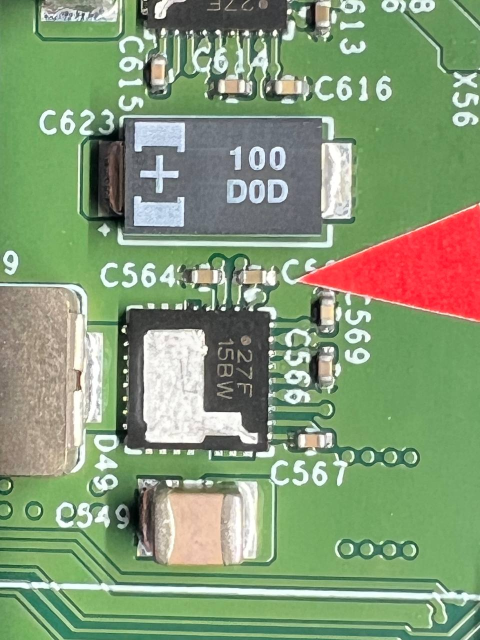
#> input picture media/photo_2025-02-02_18-47-09.jpg, 960 x 1280 px, found by its file name (shown at 1/2 size)
$ jupyter execute --allow-errors network2.ipynb
#> lines starting #> are read from the running program, lines starting #| are printed output that depends on the picture; after the words box and inside, x2 and y2 are one past the last pixel; in counts of white or black regions, pixels touching at a corner belong together
[cell 1]
import torch
import torchvision
import torchvision.transforms as transforms
from torchvision.datasets import ImageFolder
from torch.utils.data import DataLoader
import os


#> (the rest of this cell did not finish here and is left out)

[cell 2]
import torch.nn as nn
from torchvision import models


#> (the rest of this cell did not finish here and is left out)

[cell 3]
from torch import save


def train_model(model, train_loader, val_loader, criterion, optimizer, num_epochs=20):

    best_accuracy = 0.0
    for epoch in range(num_epochs):
        print(f"Эпоха {epoch+1}/{num_epochs}")

        model.train()
        running_loss = 0.0

        for inputs, labels in train_loader:
            inputs, labels = inputs.to(device), labels.to(device)

            optimizer.zero_grad()
            outputs = model(inputs)
            loss = criterion(outputs, labels)
            loss.backward()
            optimizer.step()

            running_loss += loss.item()

        print(f"Средняя потеря на обучении: {running_loss / len(train_loader)}")

        model.eval()
        correct = 0
        total = 0

        with torch.no_grad():
            for inputs, labels in val_loader:
                inputs, labels = inputs.to(device), labels.to(device)
                outputs = model(inputs)
                _, predicted = torch.max(outputs, 1)
                total += labels.size(0)
                correct += (predicted == labels).sum().item()

        accuracy = 100 * correct / total
        print(f"Точность на валидации: {accuracy:.2f}%")
        if accuracy > best_accuracy:
            best_accuracy = accuracy
            save(model.state_dict(), "defect_model.pth")
            print("Сохранена модель с аккуратностью: ", accuracy)

#> (the rest of this cell did not finish here and is left out)

[cell 4]
correct = 0
total = 0

#> (the rest of this cell did not finish here and is left out)

[cell 5]
import cv2
import numpy as np
import os

def remove_red_triangle(image_path, save_path):
#> called with save_path = 'new_photo.jpg'
    image = cv2.imread(image_path)
#> image is the input picture: shape (1280, 960, 3); mean B, G, R 118.5, 153.6, 133.4
    if image is None:
        print(f"Ошибка загрузки {image_path}")
        return

    hsv = cv2.cvtColor(image, cv2.COLOR_BGR2HSV)
#> hsv: shape (1280, 960, 3); mean H, S, V 58.9, 74.2, 162.7

    lower_red1 = np.array([0, 120, 70])
    upper_red1 = np.array([10, 255, 255])
    lower_red2 = np.array([170, 120, 70])
    upper_red2 = np.array([180, 255, 255])

    mask1 = cv2.inRange(hsv, lower_red1, upper_red1)
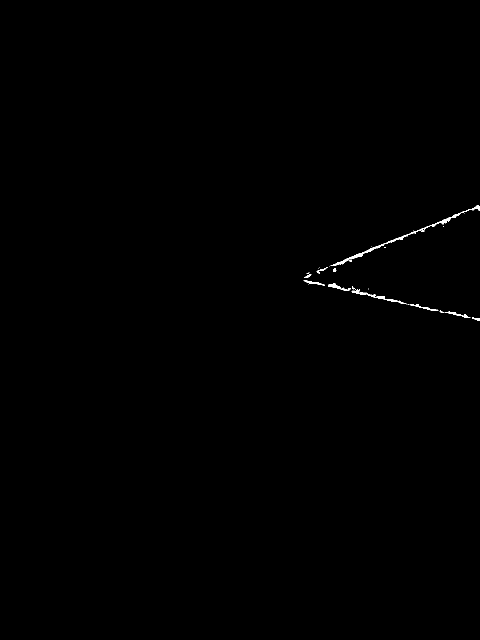
#> mask1: shape (1280, 960) (shown at 1/2 size); 0.21% white; 32 white regions (19 under 20 px), largest, box (x1, y1, x2, y2) and area: (661, 410, 960, 532) 1181, (703, 578, 814, 609) 405, (820, 608, 874, 622) 160
    mask2 = cv2.inRange(hsv, lower_red2, upper_red2)
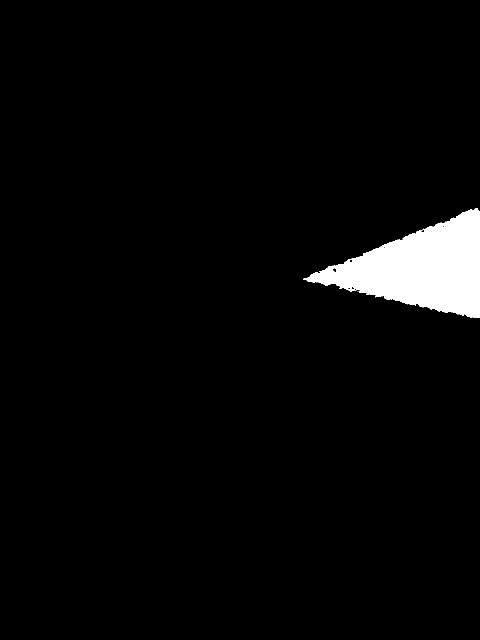
#> mask2: shape (1280, 960) (shown at 1/2 size); 3.3% white; 4 white regions (3 under 20 px), largest, box (x1, y1, x2, y2) and area: (607, 417, 960, 636) 39963
    mask = mask1 + mask2
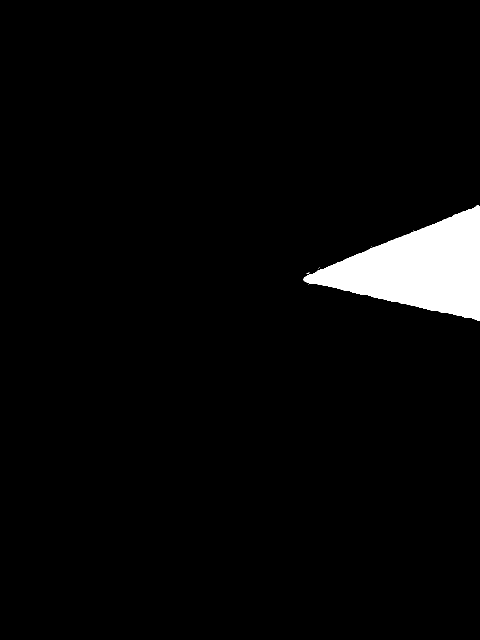
#> mask: shape (1280, 960) (shown at 1/2 size); 3.5% white; 7 white regions (6 under 20 px)

    contours, _ = cv2.findContours(mask, cv2.RETR_EXTERNAL, cv2.CHAIN_APPROX_SIMPLE)
#> contours = 7 contours, 6 with area under 20; largest, box (x1, y1, x2, y2) and area: (607, 410, 960, 642) 42055

    for contour in contours:
        x, y, w, h = cv2.boundingRect(contour)
        roi = image[y:y+h, x:x+w]
        blurred = cv2.GaussianBlur(roi, (15, 15), 0)
        image[y:y+h, x:x+w] = blurred
#> this loop made 7 passes
#> (x, y, w, h, blurred) on passes 1, 3, 4, 5, 6: (617, 568, 1, 1, [[98, 128, 187]]), (637, 536, 1, 1, [[66, 86, 127]]), (639, 535, 1, 1, [[67, 89, 130]]), (743, 492, 1, 1, [[77, 100, 145]]), (827, 460, 1, 1, [[90, 115, 171]])
#> (x, y, w, h) on passes 2, 7: (613, 545, 6, 3), (607, 410, 353, 232)
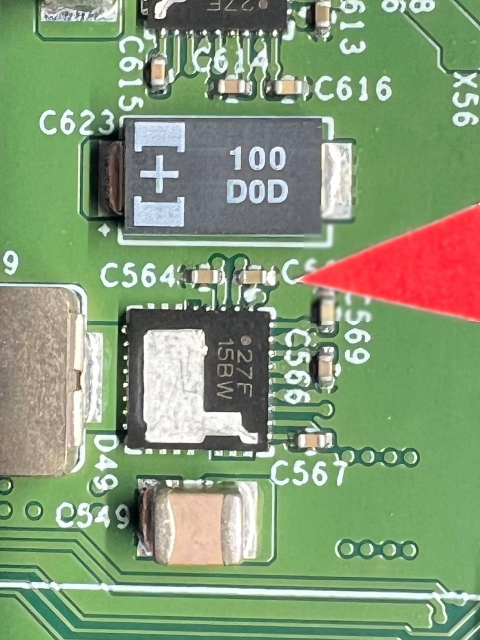
#> image: shape (1280, 960, 3) (shown at 1/2 size); 6.43% of pixels changed, all inside (x1, y1, x2, y2) = (607, 410, 960, 642)
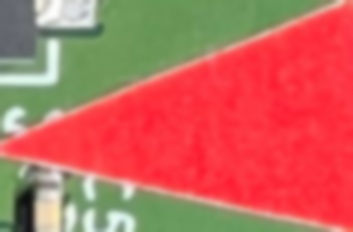
#> roi: shape (232, 353, 3); mean B, G, R 91.9, 103.5, 196.9

    cv2.imwrite(save_path, image)
    print(f"Обработанное изображение сохранено в {save_path}")

remove_red_triangle("dataset/val/defect/photo_2025-02-02_18-47-09.jpg", "new_photo.jpg")

$ run again, with media/photo_2025-02-02_18-42-53.jpg copied over media/photo_2025-02-02_18-47-09.jpg
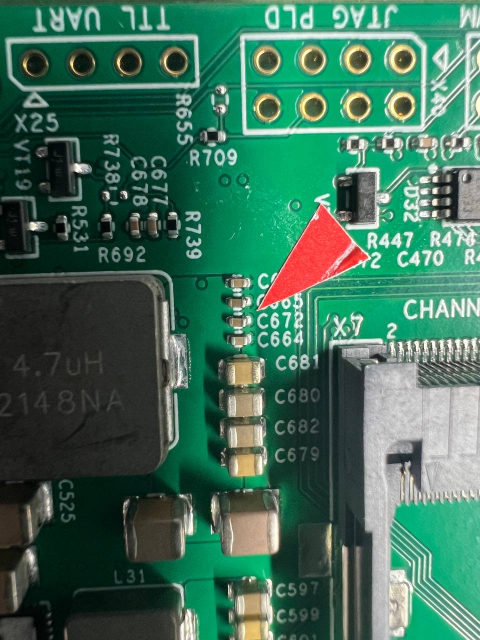
#> input picture media/photo_2025-02-02_18-42-53.jpg, 960 x 1280 px, found by its file name (shown at 1/2 size)
#> in remove_red_triangle, image is the input picture: shape (1280, 960, 3); mean B, G, R 89.8, 109.9, 63.8
#> hsv: shape (1280, 960, 3); mean H, S, V 66.1, 130.4, 113.2
#> in remove_red_triangle, `mask1 = cv2.inRange(hsv, lower_red1, upper_red1)`:
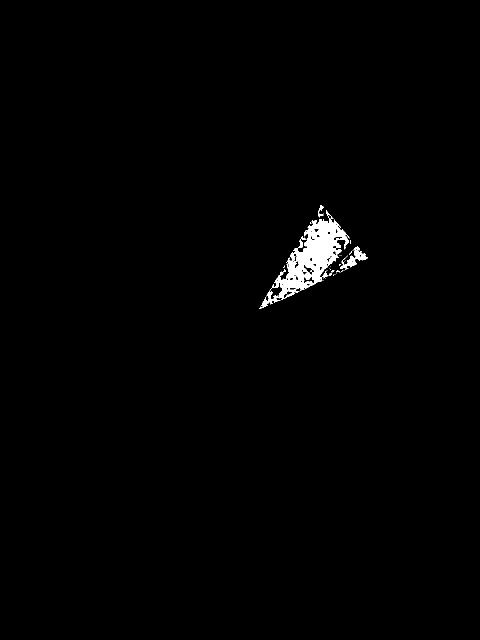
#> mask1: shape (1280, 960) (shown at 1/2 size); 0.93% white; 34 white regions (29 under 20 px), largest, box (x1, y1, x2, y2) and area: (519, 420, 699, 618) 10219, (680, 493, 735, 540) 787, (597, 472, 612, 496) 133, (636, 410, 648, 435) 118, (658, 546, 664, 552) 20
#> mask2: shape (1280, 960); 0.37% white; 74 white regions (36 under 20 px), largest, box (x1, y1, x2, y2) and area: (665, 469, 701, 515) 558, (631, 416, 669, 449) 462, (539, 565, 564, 598) 391
#> mask: shape (1280, 960); 1.3% white; 2 white regions
#> contours = 2 contours; box (x1, y1, x2, y2) and area: (519, 410, 702, 618) 14088, (656, 493, 735, 555) 1484
#> the loop in remove_red_triangle, `for contour in contours:` made 2 passes
#> (x, y, w, h) on passes 1 to 2: (656, 493, 79, 62), (519, 410, 183, 208)
#> after the loop in remove_red_triangle, `for contour in contours:`:
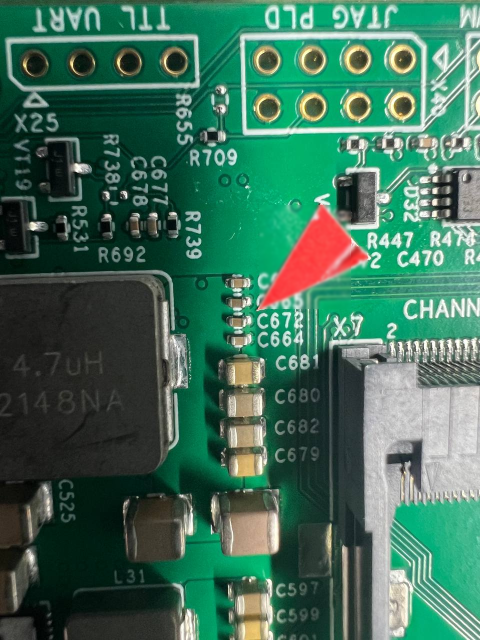
#> image: shape (1280, 960, 3) (shown at 1/2 size); 3.24% of pixels changed, all inside (x1, y1, x2, y2) = (519, 410, 735, 618)

$ run again, with media/photo_2025-02-02_18-42-59.jpg copied over media/photo_2025-02-02_18-47-09.jpg
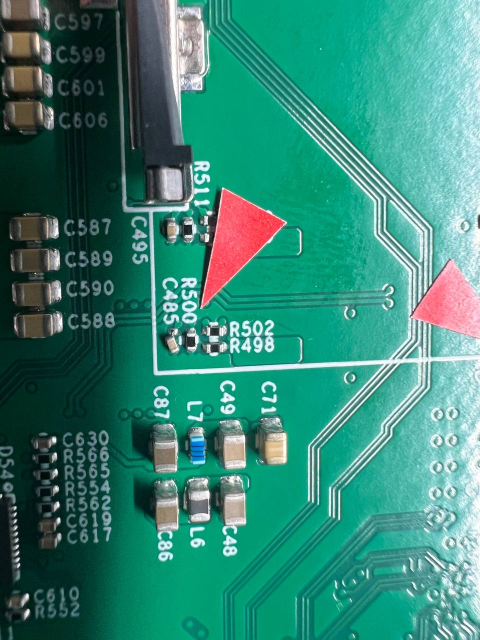
#> input picture media/photo_2025-02-02_18-42-59.jpg, 960 x 1280 px, found by its file name (shown at 1/2 size)
#> in remove_red_triangle, image is the input picture: shape (1280, 960, 3); mean B, G, R 118.3, 133.6, 55.5
#> hsv: shape (1280, 960, 3); mean H, S, V 85.6, 174.3, 137.8
#> in remove_red_triangle, `mask1 = cv2.inRange(hsv, lower_red1, upper_red1)`:
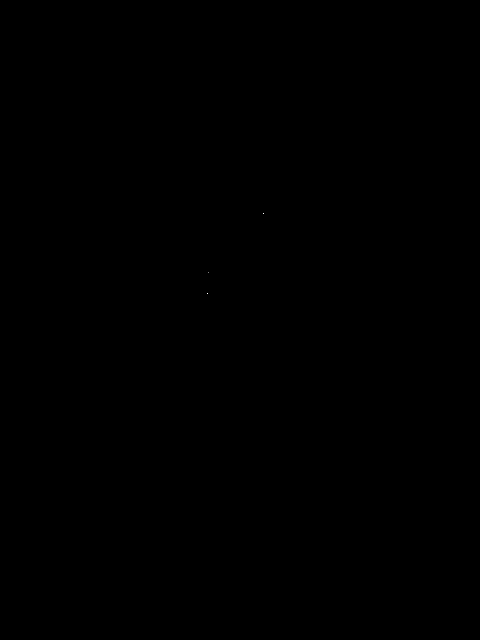
#> mask1: shape (1280, 960) (shown at 1/2 size); 0% white in thin lines or dots, all inside (x1, y1, x2, y2) = (414, 426, 527, 588)
#> mask2: shape (1280, 960); 1.5% white; 23 white regions (20 under 20 px), largest, box (x1, y1, x2, y2) and area: (405, 380, 569, 611) 15727, (834, 567, 893, 649) 2809, (888, 610, 902, 622) 68
#> mask: shape (1280, 960); 1.5% white; 23 white regions (20 under 20 px)
#> contours = 23 contours, 20 with area under 20; largest, box (x1, y1, x2, y2) and area: (405, 380, 569, 611) 15470, (834, 567, 893, 649) 2734, (888, 610, 902, 622) 49
#> the loop in remove_red_triangle, `for contour in contours:` made 23 passes
#> (x, y, w, h, blurred) on passes 1, 2, 6, 7, 9, 14, 15, 17: (824, 629, 1, 1, [[58, 48, 91]]), (898, 625, 1, 1, [[158, 132, 249]]), (918, 607, 1, 1, [[145, 121, 229]]), (840, 605, 1, 1, [[73, 60, 114]]), (858, 578, 1, 1, [[55, 42, 80]]), (424, 493, 1, 1, [[53, 48, 93]]), (424, 490, 1, 1, [[53, 46, 89]]), (426, 481, 1, 1, [[43, 39, 80]])
#> after the loop in remove_red_triangle, `for contour in contours:`:
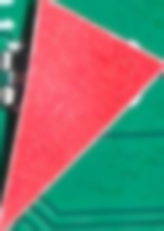
#> roi: shape (231, 164, 3); mean B, G, R 111.1, 119.5, 125.7
